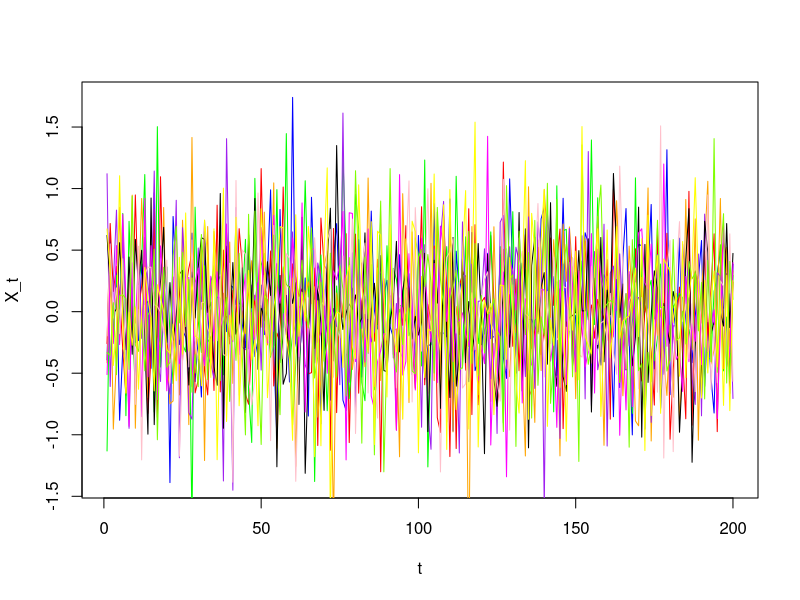
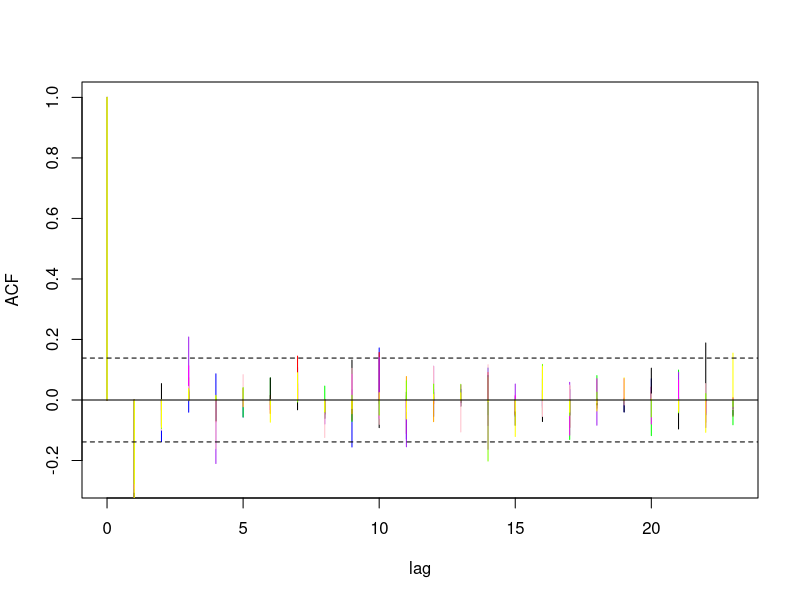
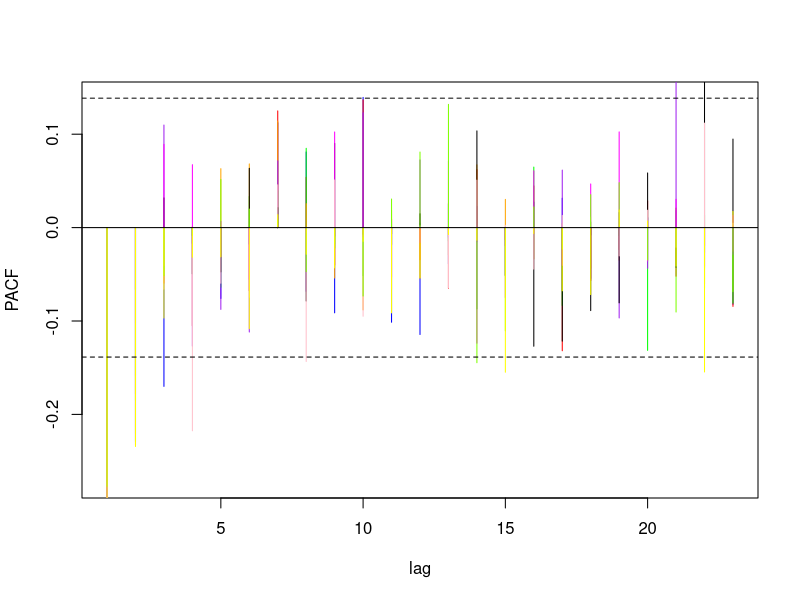

Write R code to recreate these figures, in order.
#simulering 
p <- 2 # AR order
q <- 3# MA order

theta <- c(-0.8)
phi <- c(0.8,-0.5)

cat("AR parameters:",round(theta,3))
cat("MA parameters:",round(phi,3))
n <- 200
colours = list("blue","red","green","orange","purple","black","magenta","pink","chartreuse","yellow")
set.seed(1213)
y = matrix(0,10,200)
# plotting realizations
for (i in 1:10) {
    # set.seed(i)
    ts <- arima.sim(list(ar=theta,ma=phi), n, sd=0.4)
    y[i,] <- ts[1:200]
    t = c(1:200)
    if (i == 1) {
    plot(t,y[i,],type="l",col=toString(colours[i]),xlab="t",ylab="X_t")
    }
    else {
    lines(t,y[i,],type="l",col=toString(colours[i]))  
    }
}

#plotting acf and pacf
for (i in 1:10) {
    ACF <- acf(y[i,],main="ACF",plot = FALSE) 
    if (i == 1) {
    plot(ACF$lag,ACF$acf,type="h",col=toString(colours[i]),xlab="lag",ylab="ACF")
    #lines(ACF$acf, ci.type="white",col=toString(colours[i]))
    }
    else {
    lines(ACF$lag,ACF$acf,type="h",col=toString(colours[i]))  
    # lines(ACF, ci.type="white",col=toString(colours[i]))
    }

}
#confidence intervals:
ci = 0.95
abline(h=qnorm((1 + ci)/2)/sqrt(n),lty=2)
abline(h=-qnorm((1 + ci)/2)/sqrt(n),lty=2)
abline(h = 0)

for (i in 1:10) {
    PACF <- pacf(y[i,],main="ACF",plot = FALSE) 
    if (i == 1) {
    plot(PACF$lag,PACF$acf,type="h",col=toString(colours[i]),xlab="lag",ylab="PACF")
    }
    else {
    lines(PACF$lag,PACF$acf,type="h",col=toString(colours[i]))  
    }

}
abline(h=qnorm((1 + ci)/2)/sqrt(n),lty=2)
abline(h=-qnorm((1 + ci)/2)/sqrt(n),lty=2)
abline(h = 0)
